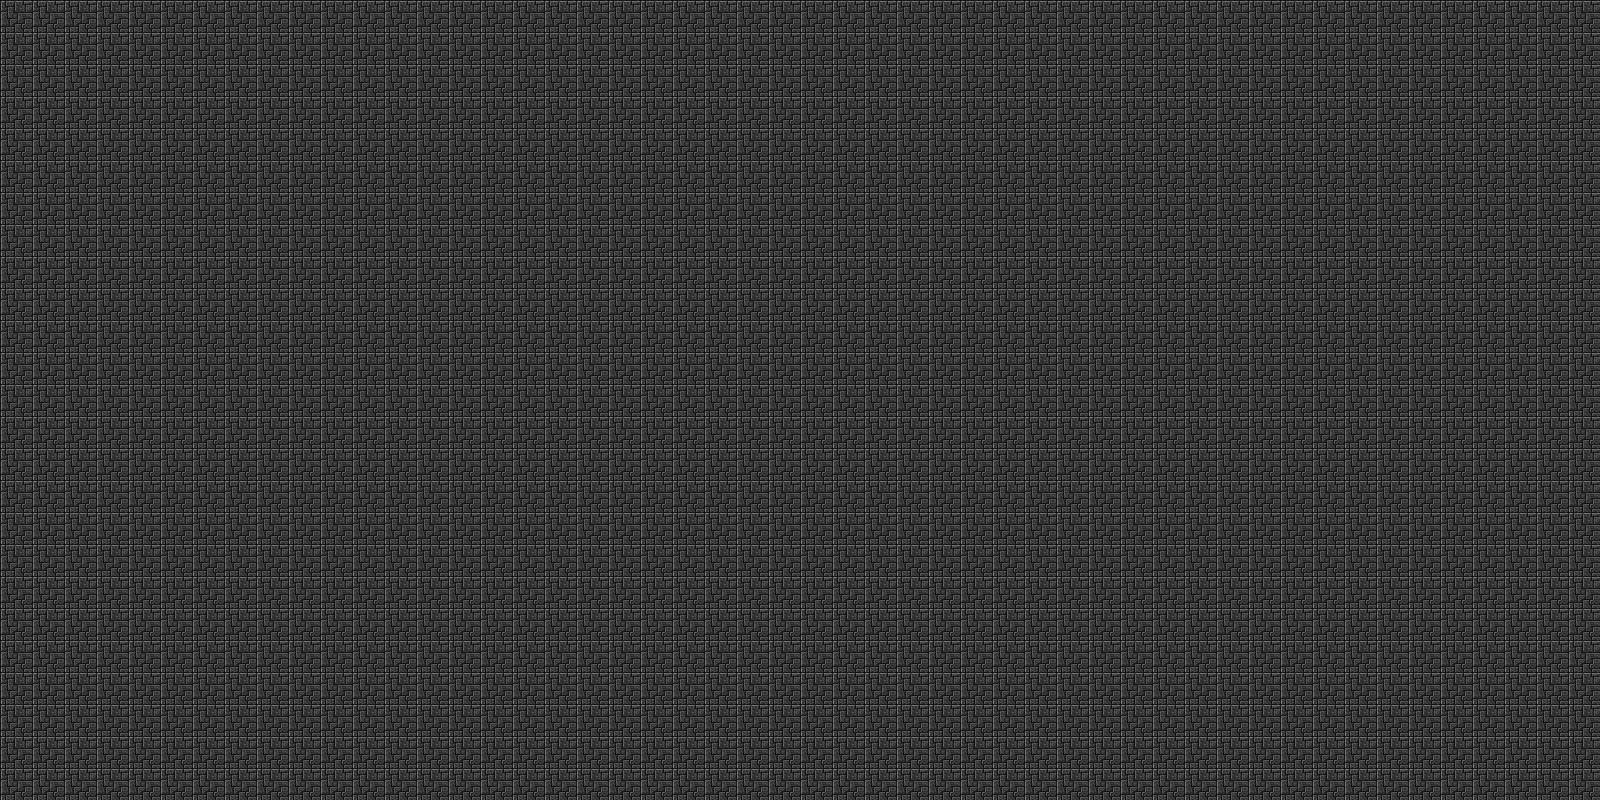

Rendered tile map (Tiled .tmx) drawn with the repository's tilesets; below, a short description and the map source with its tile grids summarised:
An orthogonal 50x25 tile map with 32x32 px tiles, 1 tile layer (Tile Layer 1), 2 tilesets and 3 objects (player, zone, wall).

<map version="1.0" orientation="orthogonal" renderorder="right-down" width="50" height="25" tilewidth="32" tileheight="32" nextobjectid="17">
 <tileset firstgid="1" name="tiles" tilewidth="32" tileheight="32" tilecount="3072">
  <image source="tiles.png" trans="1baf1e" width="2048" height="1536" />
 </tileset>
 <tileset firstgid="3073" name="tiles" tilewidth="32" tileheight="32" tilecount="3072">
  <image source="tiles.png" trans="1baf1e" width="2048" height="1536" />
 </tileset>
 <layer name="Tile Layer 1" width="50" height="25">
  <data>[1250 cells, 1250 non-empty, 1 distinct tile ids]</data>
 </layer>
 <objectgroup name="GameObjects">
  <object id="1" name="player" x="36" y="384" width="32" height="32">
   <properties>
    <property name="labels" value="player" />
   </properties>
  </object>
  <object id="2" name="zone" x="1593.63" y="245.868" width="300" height="23" rotation="89.2862">
   <properties>
    <property name="labels" value="exit" />
   </properties>
  </object>
  <object id="15" name="wall" x="700" y="-15.1515" width="121.212" height="430.303" />
 </objectgroup>
</map>
